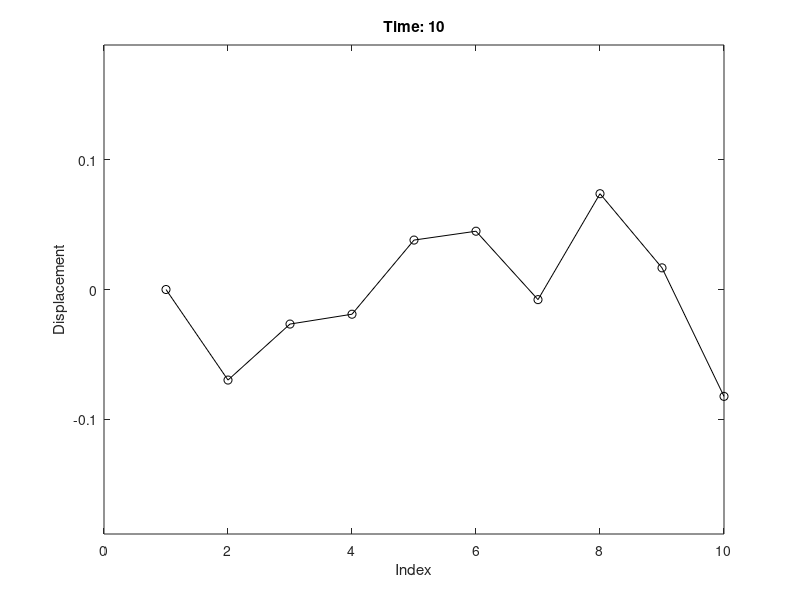
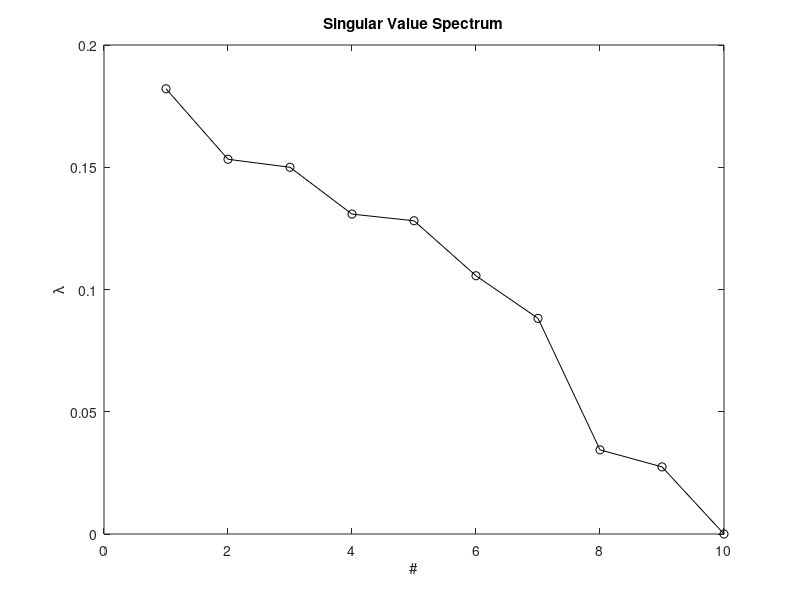
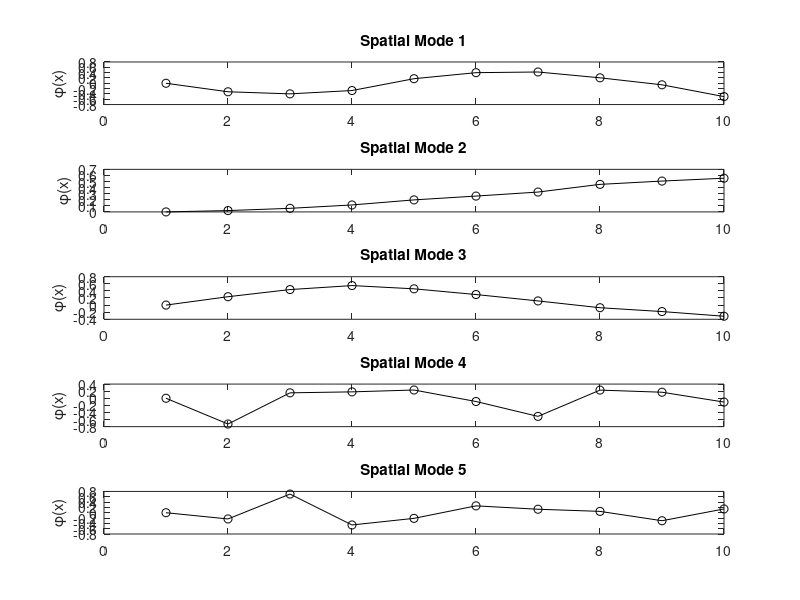
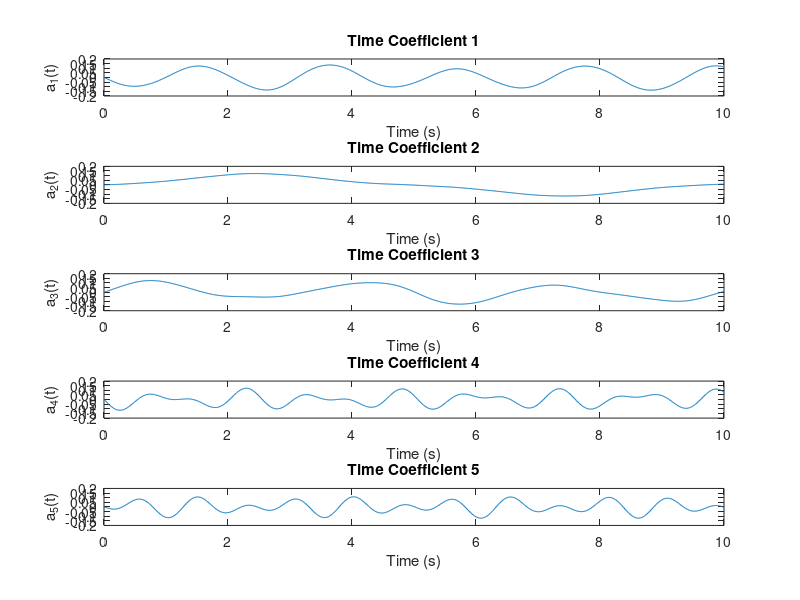

The MATLAB script that drew these images, in order:
clear;clc;

%% Parameters
N = 10;                          % Number of masses
k = rand(N-1,1)*10 + 10;         % Random spring constants
m = ones(N,1);                   % Masses
M = diag(m);                     % Mass matrix

% Stiffness matrix
K = zeros(N,N);
for i = 1:N-1
    K(i,i) = K(i,i) + k(i);
    K(i+1,i+1) = K(i+1,i+1) + k(i);
    K(i,i+1) = K(i,i+1) - k(i);
    K(i+1,i) = K(i+1,i) - k(i);
end

%% Fix mass 1
free_idx = 2:N;        % Only keep DOFs 2 to N (mass 1 is fixed)
ndof = length(free_idx);

% Modified mass and stiffness matrices
Kf = K(free_idx, free_idx);
Mf = M(free_idx, free_idx);

% Modified force
Fext = @(t) (t < 0.01) * [100; zeros(N-2,1)];  % Impulse on mass 2

% Initial condition
u0 = zeros(ndof,1);
v0 = zeros(ndof,1);
y0 = [u0; v0];

% ODE system with fixed mass 1 removed
f = @(t,y) [
    y(ndof+1:end);
    Mf \ (Fext(t) - Kf * y(1:ndof))
];

% Time vector
tspan = [0 10];
dt = 0.01;
t_eval = tspan(1):dt:tspan(2);

% Solve
opts = odeset('RelTol',1e-6, 'AbsTol',1e-9);
[t,Y] = ode45(f, t_eval, y0, opts);

% Extract displacements
U = Y(:,1:ndof)';  % rows = DOFs, columns = time
U = [zeros(1,size(U,2));U];

%% Visualize the displacement
figure;
for i = 1:size(U,2)
    plot(1:N,U(:,i),'ko-');
    ylim([-max(max(abs(U))),max(max(abs(U)))]);
    xlabel('Index');ylabel('Displacement');
    title(['Time: ',num2str(t(i))]);
    drawnow;
end

%% POD
[U_pod, S, V] = svd(U, 'econ');

%% Singular value spectrum
figure;
plot(diag(S)/sum(diag(S)),'ko-');
xlabel('#');ylabel('\lambda');
title('Singular Value Spectrum');

%%
r = 5;
Phi = U_pod(:,1:r);
a = S(1:r,1:r) * V(:,1:r)';

%% Plot spatial modes
figure;
for i = 1:r
    subplot(r,1,i);
    plot(1:N, Phi(:,i), 'ko-');
    title(['Spatial Mode ', num2str(i)]);
    ylabel('\phi(x)');
end

%% Plot time coefficients
figure;
for i = 1:r
    subplot(r,1,i);
    plot(t, a(i,:));
    title(['Time Coefficient ', num2str(i)]);
    xlabel('Time (s)');
    ylabel(['a_',num2str(i),'(t)']);
end